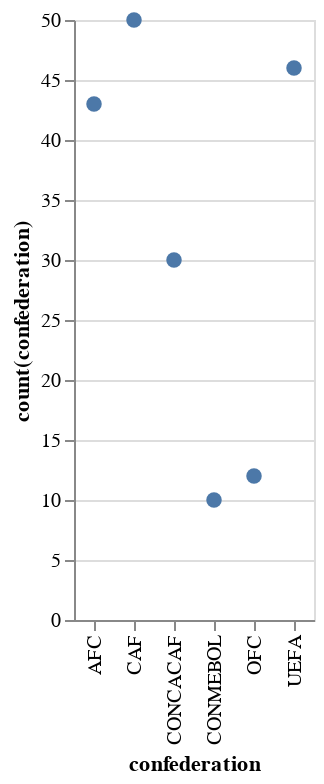

Notebook code cell kept with this figure:
### Markdown cell above
### Visualization 3: Interactive

### Code cell
alt.Chart(df).mark_circle(size=60).encode( #acme
    x=alt.X('confederation', 
            title='confederation'),
    y=alt.Y('count(confederation)', 
            title='count(confederation)'),
    tooltip=['confederation', 'count(confederation)']
).interactive()

### Figure 1 — Vega-Lite specification as saved in the notebook (floating-point values rounded to 4 significant figures; data arrays with more than 128 entries replaced by an {"elided": "..."} marker saying what was removed)
{"config": {"view": {"continuousWidth": 400, "continuousHeight": 300}}, "data": {"name": "data-dfda6e87cb8b25a7162d299fe9091735"}, "mark": {"type": "circle", "size": 60}, "encoding": {"tooltip": [{"field": "confederation", "type": "nominal"}, {"aggregate": "count", "field": "confederation", "type": "nominal"}], "x": {"field": "confederation", "title": "confederation", "type": "nominal"}, "y": {"aggregate": "count", "field": "confederation", "title": "count(confederation)", "type": "nominal"}}, "selection": {"selector013": {"type": "interval", "bind": "scales", "encodings": ["x", "y"]}}, "$schema": "https://vega.github.io/schema/vega-lite/v4.17.0.json", "datasets": {"data-dfda6e87cb8b25a7162d299fe9091735": {"elided": "191 records"}}}
